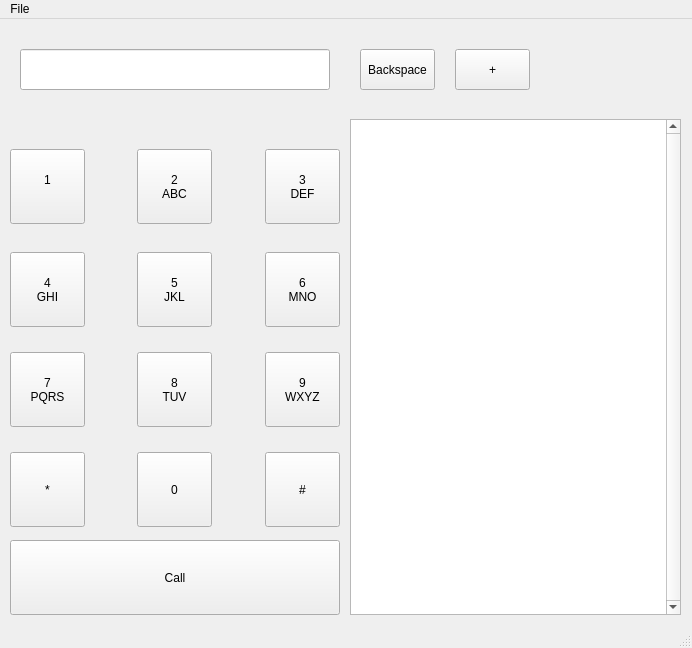
<?xml version="1.0" encoding="UTF-8"?>
<ui version="4.0">
 <class>MainWindow</class>
 <widget class="QMainWindow" name="MainWindow">
  <property name="geometry">
   <rect>
    <x>0</x>
    <y>0</y>
    <width>692</width>
    <height>648</height>
   </rect>
  </property>
  <property name="windowTitle">
   <string>MainWindow</string>
  </property>
  <widget class="QWidget" name="centralwidget">
   <widget class="QTableView" name="addressBookView">
    <property name="geometry">
     <rect>
      <x>350</x>
      <y>100</y>
      <width>331</width>
      <height>496</height>
     </rect>
    </property>
    <property name="verticalScrollBarPolicy">
     <enum>Qt::ScrollBarAlwaysOn</enum>
    </property>
    <property name="horizontalScrollBarPolicy">
     <enum>Qt::ScrollBarAlwaysOff</enum>
    </property>
    <property name="autoScroll">
     <bool>false</bool>
    </property>
    <attribute name="horizontalHeaderVisible">
     <bool>false</bool>
    </attribute>
    <attribute name="horizontalHeaderHighlightSections">
     <bool>false</bool>
    </attribute>
    <attribute name="verticalHeaderVisible">
     <bool>false</bool>
    </attribute>
   </widget>
   <widget class="QPushButton" name="db1">
    <property name="geometry">
     <rect>
      <x>10</x>
      <y>130</y>
      <width>75</width>
      <height>75</height>
     </rect>
    </property>
    <property name="text">
     <string>1
</string>
    </property>
   </widget>
   <widget class="QPushButton" name="db2">
    <property name="geometry">
     <rect>
      <x>137</x>
      <y>130</y>
      <width>75</width>
      <height>75</height>
     </rect>
    </property>
    <property name="text">
     <string>2
ABC</string>
    </property>
   </widget>
   <widget class="QPushButton" name="db3">
    <property name="geometry">
     <rect>
      <x>265</x>
      <y>130</y>
      <width>75</width>
      <height>75</height>
     </rect>
    </property>
    <property name="text">
     <string>3
DEF</string>
    </property>
   </widget>
   <widget class="QPushButton" name="db4">
    <property name="geometry">
     <rect>
      <x>10</x>
      <y>233</y>
      <width>75</width>
      <height>75</height>
     </rect>
    </property>
    <property name="text">
     <string>4
GHI</string>
    </property>
   </widget>
   <widget class="QPushButton" name="db6">
    <property name="geometry">
     <rect>
      <x>265</x>
      <y>233</y>
      <width>75</width>
      <height>75</height>
     </rect>
    </property>
    <property name="text">
     <string>6
MNO</string>
    </property>
   </widget>
   <widget class="QPushButton" name="db5">
    <property name="geometry">
     <rect>
      <x>137</x>
      <y>233</y>
      <width>75</width>
      <height>75</height>
     </rect>
    </property>
    <property name="text">
     <string>5
JKL</string>
    </property>
   </widget>
   <widget class="QPushButton" name="db7">
    <property name="geometry">
     <rect>
      <x>10</x>
      <y>333</y>
      <width>75</width>
      <height>75</height>
     </rect>
    </property>
    <property name="text">
     <string>7
PQRS</string>
    </property>
   </widget>
   <widget class="QPushButton" name="db9">
    <property name="geometry">
     <rect>
      <x>265</x>
      <y>333</y>
      <width>75</width>
      <height>75</height>
     </rect>
    </property>
    <property name="text">
     <string>9
WXYZ</string>
    </property>
   </widget>
   <widget class="QPushButton" name="db8">
    <property name="geometry">
     <rect>
      <x>137</x>
      <y>333</y>
      <width>75</width>
      <height>75</height>
     </rect>
    </property>
    <property name="text">
     <string>8
TUV</string>
    </property>
   </widget>
   <widget class="QPushButton" name="dbHash">
    <property name="geometry">
     <rect>
      <x>265</x>
      <y>433</y>
      <width>75</width>
      <height>75</height>
     </rect>
    </property>
    <property name="text">
     <string>#</string>
    </property>
   </widget>
   <widget class="QPushButton" name="dbStar">
    <property name="geometry">
     <rect>
      <x>10</x>
      <y>433</y>
      <width>75</width>
      <height>75</height>
     </rect>
    </property>
    <property name="text">
     <string>*</string>
    </property>
   </widget>
   <widget class="QPushButton" name="db0">
    <property name="geometry">
     <rect>
      <x>137</x>
      <y>433</y>
      <width>75</width>
      <height>75</height>
     </rect>
    </property>
    <property name="text">
     <string>0</string>
    </property>
   </widget>
   <widget class="QPushButton" name="callButton">
    <property name="geometry">
     <rect>
      <x>10</x>
      <y>521</y>
      <width>330</width>
      <height>75</height>
     </rect>
    </property>
    <property name="text">
     <string>Call</string>
    </property>
   </widget>
   <widget class="QLineEdit" name="dialerNumber">
    <property name="geometry">
     <rect>
      <x>20</x>
      <y>30</y>
      <width>310</width>
      <height>41</height>
     </rect>
    </property>
   </widget>
   <widget class="QPushButton" name="backspaceButton">
    <property name="geometry">
     <rect>
      <x>360</x>
      <y>30</y>
      <width>75</width>
      <height>41</height>
     </rect>
    </property>
    <property name="text">
     <string>Backspace</string>
    </property>
   </widget>
   <widget class="QPushButton" name="dbPlus">
    <property name="geometry">
     <rect>
      <x>455</x>
      <y>30</y>
      <width>75</width>
      <height>41</height>
     </rect>
    </property>
    <property name="text">
     <string>+</string>
    </property>
   </widget>
  </widget>
  <widget class="QMenuBar" name="menubar">
   <property name="geometry">
    <rect>
     <x>0</x>
     <y>0</y>
     <width>692</width>
     <height>22</height>
    </rect>
   </property>
   <widget class="QMenu" name="menuFile">
    <property name="title">
     <string>File</string>
    </property>
    <addaction name="actionAdd_Address_Booklet"/>
    <addaction name="separator"/>
    <addaction name="actionExit"/>
   </widget>
   <addaction name="menuFile"/>
  </widget>
  <widget class="QStatusBar" name="statusbar"/>
  <action name="actionAdd_Address_Booklet">
   <property name="text">
    <string>Add Address Booklet</string>
   </property>
  </action>
  <action name="actionExit">
   <property name="text">
    <string>Exit</string>
   </property>
  </action>
 </widget>
 <resources/>
 <connections/>
</ui>
